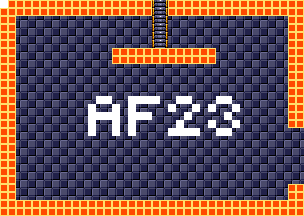

A 2D game scene composited from a Tiled map and its tileset images. What follows is a short description and the map's XML, with each tile layer's data collapsed to a summary:
An orthogonal 38x27 tile map with 8x8 px tiles, 4 tile layers (background, foreground, room numbers, Objects), 15 tilesets.

<map version="1.5" tiledversion="1.7.1" orientation="orthogonal" renderorder="right-down" width="38" height="27" tilewidth="8" tileheight="8" infinite="0" nextlayerid="11" nextobjectid="1">
 <tileset firstgid="1" source="tilesheets/tsKarniMata.tsx" />
 <tileset firstgid="1025" source="tilesheets/tsVoodooWasp.tsx" />
 <tileset firstgid="2049" source="tilesheets/tsBurial.tsx" />
 <tileset firstgid="3073" source="tilesheets/tsBlueTemple.tsx" />
 <tileset firstgid="4097" source="tilesheets/tsGoddess.tsx" />
 <tileset firstgid="5121" source="tilesheets/tsKonark.tsx" />
 <tileset firstgid="6145" name="sEnemies" tilewidth="8" tileheight="8" tilecount="1024" columns="32">
  <image source="../grapx/tilesheets/sObjects.bmp" trans="ff94ff" width="256" height="256" />
 </tileset>
 <tileset firstgid="7169" source="tilesheets/tsIceTemple.tsx" />
 <tileset firstgid="8193" source="tilesheets/tsLavaArea.tsx" />
 <tileset firstgid="9217" source="tilesheets/tsBossArea.tsx" />
 <tileset firstgid="10241" source="tilesheets/tsPegu.tsx" />
 <tileset firstgid="11265" source="tilesheets/sTiwanakuTemple.tsx" />
 <tileset firstgid="12289" source="tilesheets/sIndraTemple.tsx" />
 <tileset firstgid="13313" source="tilesheets/sTeleport.tsx" />
 <tileset firstgid="14337" source="tilesheets/sObjects.tsx" />
 <layer id="2" name="background" width="38" height="27">
  <data>[1026 cells, 1026 non-empty, 2 distinct tile ids]</data>
 </layer>
 <layer id="1" name="foreground" width="38" height="27">
  <data>[1026 cells, 264 non-empty, 3 distinct tile ids]</data>
 </layer>
 <layer id="7" name="room numbers" width="38" height="27">
  <data>[1026 cells, 42 non-empty, 1 distinct tile ids]</data>
 </layer>
 <layer id="10" name="Objects" width="38" height="27">
  <data>[1026 cells, 0 non-empty, 0 distinct tile ids]</data>
 </layer>
</map>
